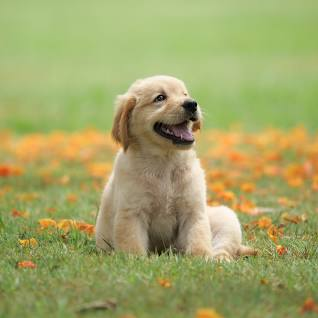
#> input picture images/dog.jpeg, 318 x 318 px
$ python 10_masking.py
#> lines starting #> are read from the running program, lines starting #| are printed output that depends on the picture
import cv2 as cv
import numpy as np


img = cv.imread('images/dog.jpeg')
#> img is the input picture: shape (318, 318, 3); mean B, G, R 102.7, 164.4, 162.1
cv.imshow("dog",img)


blank=np.zeros(img.shape,'uint8')
cv.imshow("blank",blank)

mask=cv.circle(blank,(img.shape[0]//2,img.shape[1]//2),50,255,-1)
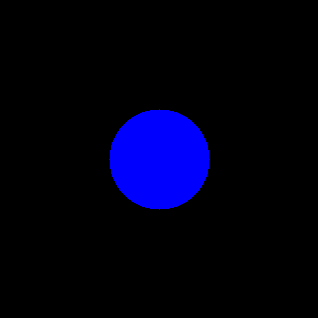
#> blank: shape (318, 318, 3); mean B, G, R 19.8, 0, 0
cv.imshow("mask",mask)


#> (the run stopped early here; a loop or call above may not have finished)
